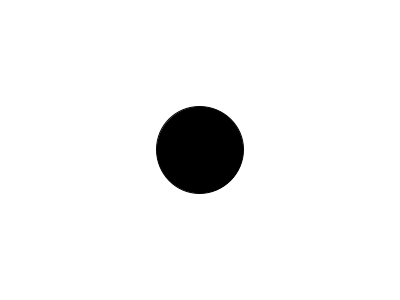
Frame 1 (no input)
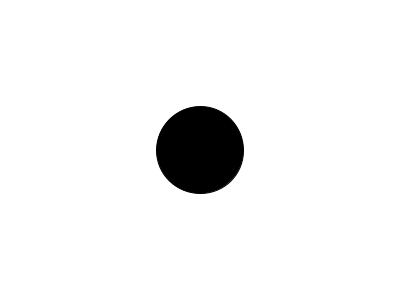
Frame 60 (the mouse pressed at the canvas centre just before this capture)
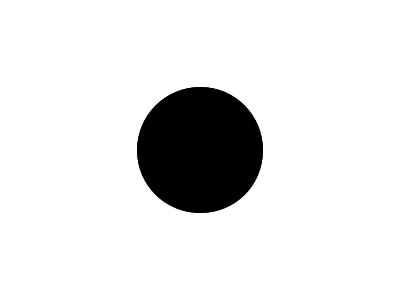
Frame 120 (the mouse held since frame 60 and released just before this capture)

The Processing sketch that drew these frames (run headless with seeded random() and noise(); from frame 60 on, the mouse is pressed at the canvas centre):

// Processing sketch: gaussianDistribution
// ── gaussianDistribution.pde
import java.util.Random;
Random generator;

void setup(){
        size(400,300);
        pixelDensity(2);
        generator = new Random();
}

void draw( ) {
        background(255);
        float h = (float) generator.nextGaussian();
        h = h*10;
        h = h + 100;
        fill(0);
        ellipse(width/2,height/2,h,h);
}
